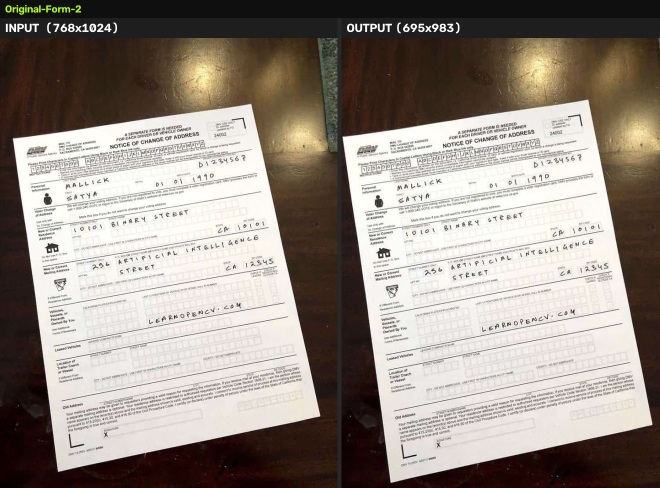
#> input picture head-to-head-comparison/Original-Form-2_comparison.jpg, 1319 x 976 px (shown at 1/2 size)
$ python -i vision.py   (imports and definitions only)   (older library calls are emulated)
#> lines starting #> are read from the running program, lines starting #| are printed output that depends on the picture; after the words box and inside, x2 and y2 are one past the last pixel; in counts of white or black regions, pixels touching at a corner belong together
"""Classical-CV core: Config, phone-photo classifier (S1-S8), boundary
detection cascade (Methods A-E), and perspective rectification.

All functions here operate on a caller-supplied image array; they never touch
PDFs or disk except for optional debug dumps under Config.debug_dir.

References (prior art this module's approach is built on):
  - Dropbox Eng, "Fast and Accurate Document Detection for Scanning" --
    line detection -> intersection -> quad enumeration -> perimeter scoring;
    the structure behind _method_b_lines / detect_boundary's Method B.
    https://dropbox.tech/machine-learning/fast-and-accurate-document-detection-for-scanning
  - Tropin et al., "Advanced Hough-based method for on-device document
    localization" -- production Hough-based quad detection under compute
    constraints, informing the top-k line candidate + scoring approach.
    https://arxiv.org/abs/2106.09987
  - LearnOpenCV, "Automatic Document Scanner using OpenCV" -- morphological
    text-blanking + GrabCut background removal; the basis for Method C
    (_method_c_grabcut).
    https://learnopencv.com/automatic-document-scanner-using-opencv/
  - Silva, Lins et al. (2009), "Automatically Deciding if a Document was
    Scanned or Photographed" -- >99.9% accuracy with classical hand-crafted
    features, the evidence base for classify_page's weighted-signal approach
    (no ML needed for this specific classification problem).
    https://jucs.org/jucs_15_18/automatically_deciding_if_a/jucs_15_18_3364_3375_silva.pdf
  - Docutain SDK blog, "Edge Detection for Image Processing" -- demonstrates
    why fixed-parameter Canny fails on textured backgrounds (the wooden-floor
    example); motivates the bilateral-filter + auto-Canny approach in
    detect_boundary's shared preprocessing, and was directly relevant when
    debugging Method A's real-photo failure (see README "Bugs the real
    photos caught").
    https://sdk.docutain.com/blogartikel/edge-detection-for-image-processing
  - Filestack blog, "Document Detection and Preprocessing API" -- production
    pipeline confirming the edge map -> Hough lines -> intersections ->
    perspective transform structure; their deep-model edge maps are out of
    scope here (Constraint 1), so GrabCut (Method C) stands in as the
    classical analogue of their segmentation mask.
    https://blog.filestack.com/document-detection-enhancement-and-preprocessing-api/
"""
from __future__ import annotations

import io
import itertools
import os
from dataclasses import dataclass, field
from typing import Dict, List, Optional, Tuple

import cv2
import numpy as np
from PIL import Image, ExifTags


# --------------------------------------------------------------------------
# Config
# --------------------------------------------------------------------------

@dataclass
class Config:
    # I/O
    single_page_only: bool = False
    debug_dir: Optional[str] = None

    # Stage 1 classifier (SS4)
    text_layer_min_chars: int = 20
    signal_weights: Dict[str, float] = field(default_factory=lambda: {
        "exif": 1.2,
        "dimensions": 0.6,
        "border": 1.0,
        "illumination": 1.3,
        "sharpness": 0.8,
        "text_geometry": 1.1,
        "quad_feedback": 1.0,
    })
    t_photo: float = 1.2
    t_scan: float = -0.8

    # Stage 2 boundary detection (SS5)
    working_max_dim: int = 1200
    illum_blur_sigma: int = 31
    bilateral_d: int = 9
    bilateral_sigma_color: int = 75
    bilateral_sigma_space: int = 75
    canny_low_mult: float = 0.66
    canny_high_mult: float = 1.33
    hough_threshold: int = 40
    hough_min_line_length: int = 40
    hough_max_line_gap: int = 20
    line_angle_band_deg: float = 35.0
    top_k_lines_per_orientation: int = 6
    line_merge_dist_px: float = 15.0
    grabcut_iters: int = 5
    grabcut_inset_px: int = 20
    border_exclude_frac: float = 0.02

    # Quad validation
    min_area_frac: float = 0.10
    max_area_frac: float = 0.95
    angle_tolerance_deg: float = 35.0
    side_ratio_min: float = 0.5
    side_ratio_max: float = 2.0
    text_containment_floor: float = 0.6
    text_containment_score_weight: float = 0.3
    min_text_blobs: int = 3
    min_text_mask_pixels: int = 200
    noop_guard_frac: float = 0.02
    curled_score_low: float = 0.5
    curled_score_high: float = 0.75

    # Stage 3 rectify (SS6)
    jpeg_quality: int = 95
    aspect_snap_enabled: bool = True
    aspect_snap_tolerance: float = 0.08


# --------------------------------------------------------------------------
# Result types
# --------------------------------------------------------------------------

@dataclass
class ClassifyResult:
    page_type: str  # "phone_photo" | "scan" | "ambiguous"
    confidence: float
    signals: Dict[str, float]
    warnings: List[str] = field(default_factory=list)
    quad: Optional[np.ndarray] = None       # in the coord space of the img passed to classify_page
    method: Optional[str] = None
    boundary_warnings: List[str] = field(default_factory=list)


@dataclass
class BoundaryResult:
    quad: Optional[np.ndarray]
    method: str
    warnings: List[str] = field(default_factory=list)


# --------------------------------------------------------------------------
# Debug helper
# --------------------------------------------------------------------------

# [34 lines left out: functions debug_save, _debug_quad_overlay, order_points, not called in this run]


def scale_quad(quad: np.ndarray, scale: float) -> np.ndarray:
    return (np.asarray(quad, dtype=np.float32) * scale).astype(np.float32)


# [284 lines left out: functions is_noop_quad, _interior_angles, _signal_exif, _signal_dimensions, _sample_border_center, _signal_border and 9 more, not called in this run]


def _text_mask(gray: np.ndarray) -> np.ndarray:
    """Adaptive-threshold blobs, kept only where they're shaped like a text
    line (wide-and-short after a horizontal close) -- same trick as the S7
    text-geometry signal. Plain adaptiveThreshold on a textured background
    (wood grain, fabric) produces plenty of small high-contrast blobs that
    aren't text; the quad-validation text-containment check then unfairly
    rejects a geometrically-correct quad because it can't contain background
    noise that's outside it by definition. Shape-filtering suppresses most of
    that noise while keeping real text lines.

    On a high-contrast page-vs-background photo (e.g. white paper on a dark
    surface), adaptiveThreshold also fires on the page's own silhouette edge,
    not just ink -- and that boundary curve, after the same horizontal close,
    is just as "wide and short" as a real text line. A density check (real
    text is a dense cluster of strokes; a 1-2px curve tracing a bounding box
    is mostly empty space) rejects the outline while keeping real text. The
    frame border is excluded too, matching detect_boundary's edge map, since
    lens/encoding artifacts there can otherwise masquerade as a text line.
    """
    thresh = cv2.adaptiveThreshold(gray, 255, cv2.ADAPTIVE_THRESH_GAUSSIAN_C,
                                    cv2.THRESH_BINARY_INV, 25, 15)
    h_img, w_img = gray.shape
    m = max(2, int(0.02 * max(h_img, w_img)))
    thresh[:m, :] = 0
    thresh[-m:, :] = 0
    thresh[:, :m] = 0
    thresh[:, -m:] = 0
    closed = cv2.morphologyEx(thresh, cv2.MORPH_CLOSE, np.ones((1, 25), np.uint8))
    contours, _ = cv2.findContours(closed, cv2.RETR_EXTERNAL, cv2.CHAIN_APPROX_SIMPLE)
    mask = np.zeros_like(gray)
    for c in contours:
        x, y, w, h = cv2.boundingRect(c)
        if not (w >= h * 2.5 and w >= 15 and h <= 40):
            continue
        blob = np.zeros_like(gray)
        cv2.drawContours(blob, [c], -1, 255, -1)
        density = cv2.countNonZero(cv2.bitwise_and(closed[y:y + h, x:x + w], blob[y:y + h, x:x + w])) / (w * h)
        if density >= 0.35:
            cv2.drawContours(mask, [c], -1, 255, -1)
    return mask


# [373 lines left out: functions _validate_quad, _text_containment_ratio, _method_a_contour, _line_intersect, _classify_segments, _line_normal_form and 9 more, not called in this run]

>>> import cv2
>>> picture = cv2.imread('../head-to-head-comparison/Original-Form-2_comparison.jpg', cv2.IMREAD_GRAYSCALE)
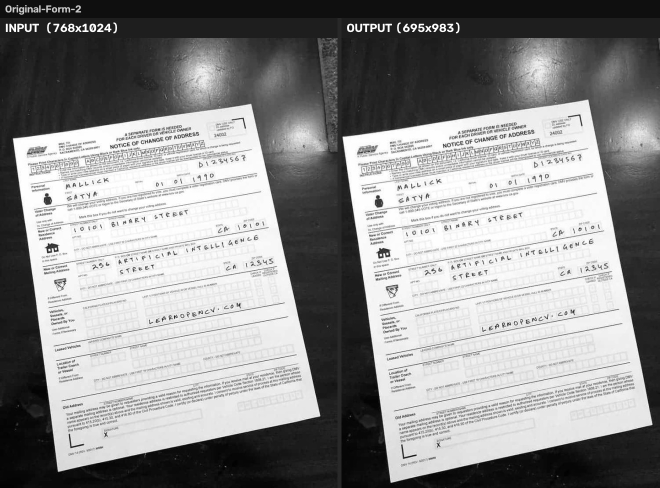
#> picture: shape (976, 1319) (shown at 1/2 size); min 0, max 255, mean 142.9
>>> result = _text_mask(picture)
#> in _text_mask, `thresh = cv2.adaptiveThreshold(gray, 255, cv2.ADAPTIVE_THRESH_GAUSSIAN..`:
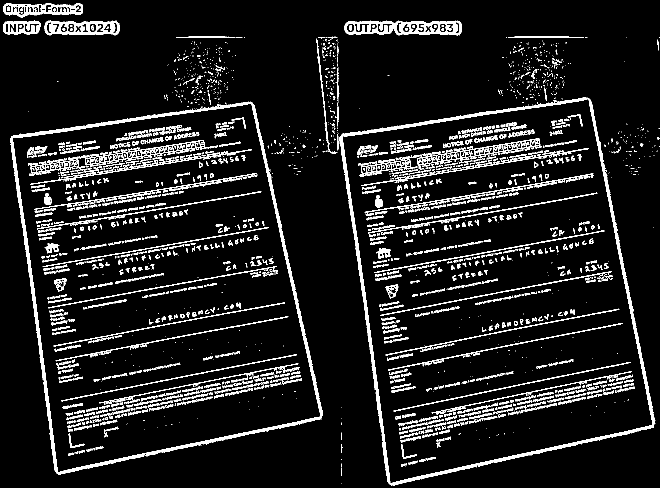
#> thresh: shape (976, 1319) (shown at 1/2 size); 9.4% white; 2458 white regions (1335 under 20 px), largest, box (x1, y1, x2, y2) and area: (675, 195, 1311, 971) 14121, (20, 203, 646, 949) 13644, (688, 41, 924, 71) 3735
#> in _text_mask, `thresh[:, -m:] = 0`:
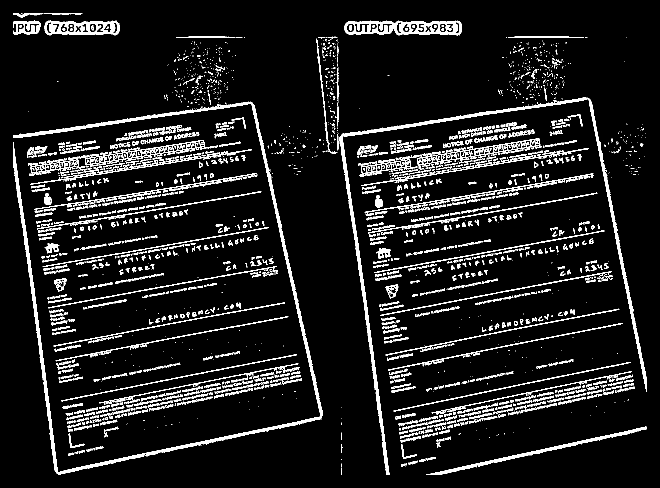
#> thresh: shape (976, 1319) (shown at 1/2 size); 9.1% white; 2439 white regions (1317 under 20 px), largest, box (x1, y1, x2, y2) and area: (26, 203, 646, 949) 13482, (675, 195, 1293, 950) 10344, (688, 41, 924, 71) 3735
#> in _text_mask, `closed = cv2.morphologyEx(thresh, cv2.MORPH_CLOSE, np.ones((1, 25), np..`:
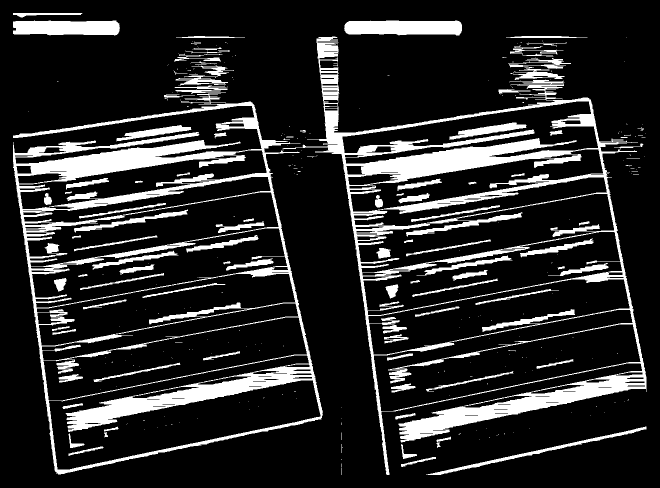
#> closed: shape (976, 1319) (shown at 1/2 size); 16.4% white; 325 white regions (228 under 20 px)
#> in _text_mask, `contours, _ = cv2.findContours(closed, cv2.RETR_EXTERNAL, cv2.CHAIN_AP..`: contours = 173 contours, 146 with area under 20; largest, box (x1, y1, x2, y2) and area: (26, 179, 646, 949) 320472, (565, 73, 1293, 950) 313886, (688, 41, 924, 71) 6006, (26, 41, 240, 71) 5494, (852, 853, 1293, 950) 2240
#> the loop in _text_mask, `for c in contours:` made 173 passes
#> (x, y, w, h) on passes 5 to 7: (802, 888, 32, 30), (683, 888, 2, 18), (873, 885, 8, 11)
#> after the loop in _text_mask, `for c in contours:`:
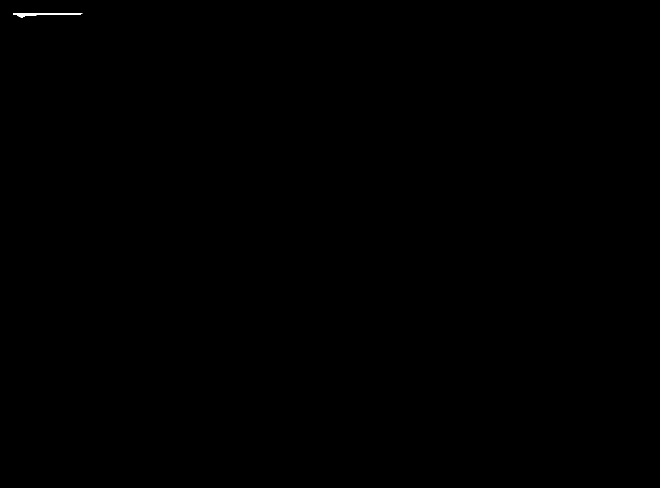
#> blob: shape (976, 1319) (shown at 1/2 size); 0.05% white; 1 white region, box (x1, y1, x2, y2) and area: (26, 26, 165, 35) 632
#> after the loop in _text_mask, `for c in contours:`:
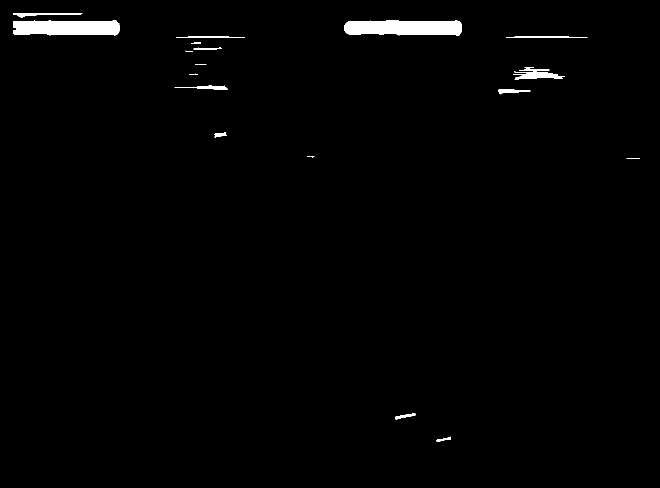
#> mask: shape (976, 1319) (shown at 1/2 size); 1.2% white; 19 white regions (3 under 20 px), largest, box (x1, y1, x2, y2) and area: (688, 41, 924, 71) 6260, (26, 41, 240, 71) 5733, (1026, 138, 1129, 160) 1127
